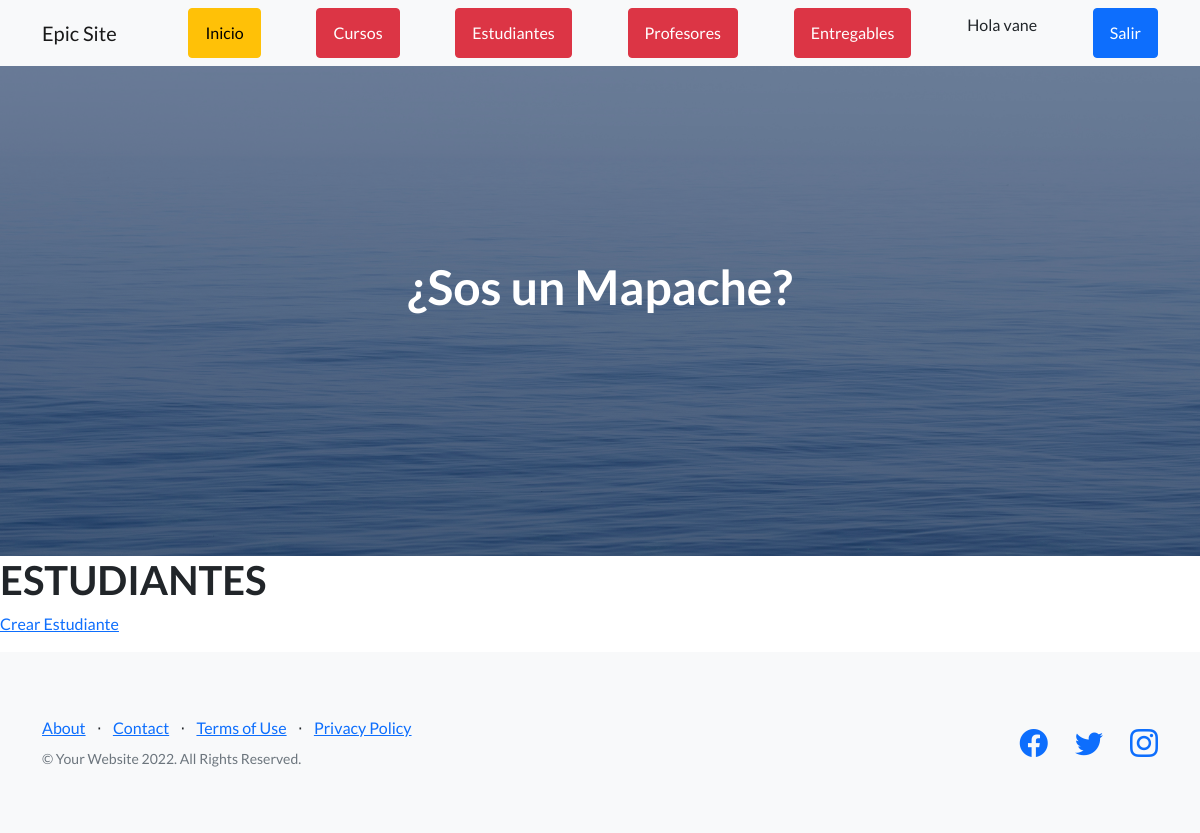
/AppCoder/estudiante/list/ (signed in), run on an earlier commit of the app's database.
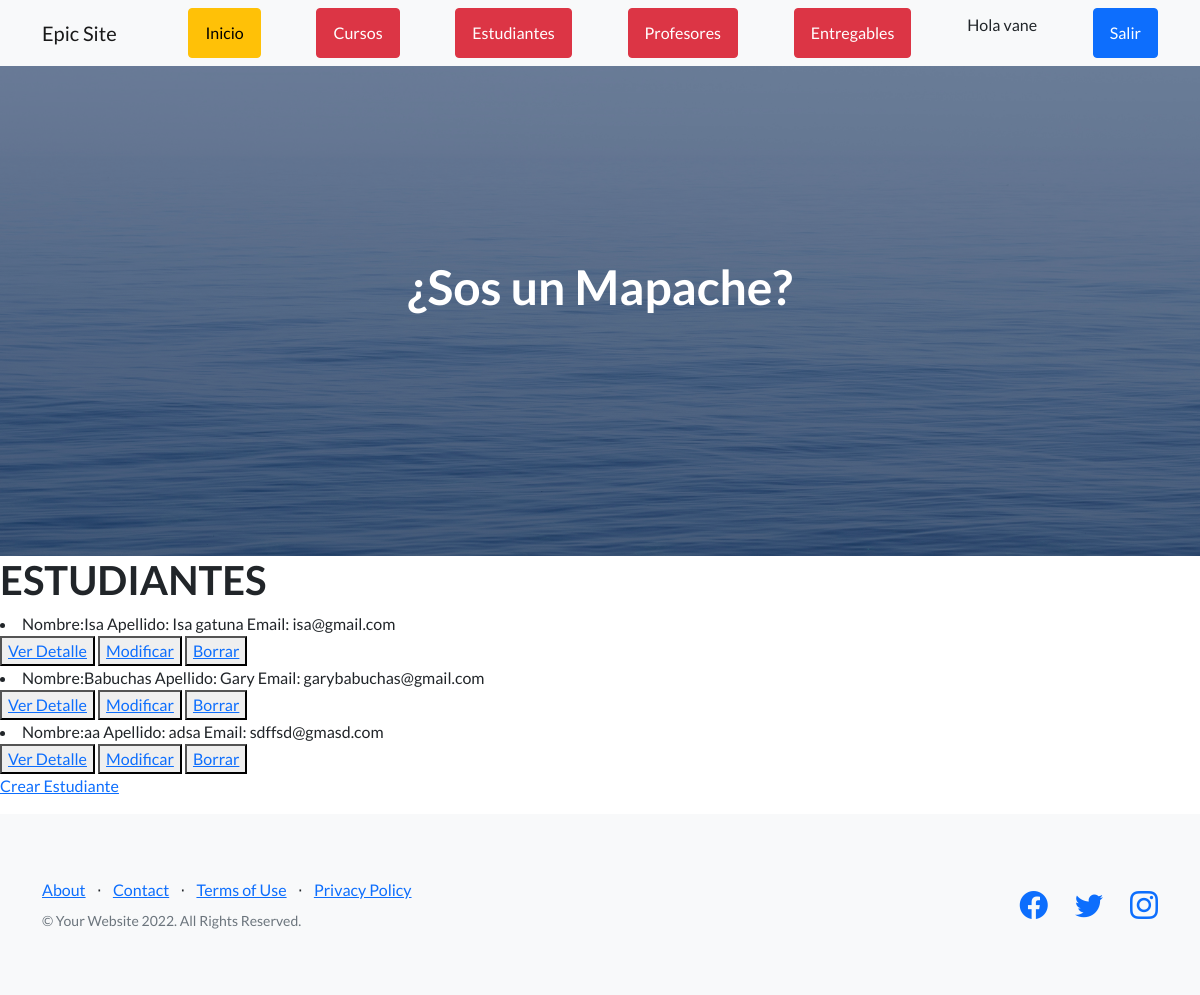
And on a later commit of the database.
### AppCoder/models.py (models this page shows)
class Estudiante(models.Model):
    nombre= models.CharField(max_length=50)
    apellido = models.CharField(max_length=50)
    email = models.CharField(max_length=50)
    def __str__(self):
        return "Nombre:" +(self.nombre)+" Apellido: "+str(self.apellido)+" Email: "+(self.email)

### AppCoder/views.py (the view)
# urls.py: path('estudiante/list/',EstudianteList.as_view(), name='estudiante_listar'),
class EstudianteList(LoginRequiredMixin, ListView):
    model = Estudiante
    template_name = 'AppCoder/estudiante_list.html'

### AppCoder/templates/AppCoder/estudiante_list.html
{% extends "AppCoder/padre.html" %}
{% load static %}
{% block contenidoQueCambia %}
<h1>ESTUDIANTES</h1>
{% for estudiante in object_list %}
<li>{{estudiante}}</li>
<button>
    <a href="{% url 'estudiante_detalle' estudiante.id %}">Ver Detalle</a>
</button>
<button>
    <a href="{% url 'estudiante_editar' estudiante.id %}">Modificar</a>
</button>
<button>
    <a href="{% url 'estudiante_borrar' estudiante.id %}">Borrar</a>
</button>
{% endfor %}
<p>
    <a href="{% url 'estudiante_crear' %}">Crear Estudiante</a>
</p>
{% endblock %}

### AppCoder/templates/AppCoder/padre.html (shortened to what this page needs)
<!DOCTYPE html>
<html lang="en">
    <head>
        {% load static %}
        <link href="https://cdn.jsdelivr.net/npm/bootstrap-icons@1.5.0/font/bootstrap-icons.css" rel="stylesheet" type="text/css" />
        <link href="{% static 'AppCoder/css/styles.css' %}" rel="stylesheet" />
    </head>
    <body>
        <nav class="navbar navbar-light bg-light static-top">
            <div class="container">
                <a class="navbar-brand" href="#!">Epic Site</a>
                <a class="btn btn-warning" href="{% url 'inicio' %}">Inicio</a>
                <a class="btn btn-danger" href="{% url 'cursos' %}">Cursos</a>
                <a class="btn btn-danger" href="{% url 'estudiante_listar' %}">Estudiantes</a>
                <a class="btn btn-danger" href="{% url 'profesores' %}">Profesores</a>
                <a class="btn btn-danger" href="{% url 'entregables' %}">Entregables</a>
                {% if not request.user.is_authenticated %}
                <a class="btn btn-primary" href="#signup">Entrar</a>
                {% else %}
                <p>Hola {{user}}</p>
                <a class="btn btn-primary" href="#signup">Salir</a>
                {% endif %}
            </div>
        </nav>
        <header class="masthead">
            <div class="container position-relative">
                <div class="row justify-content-center">
                    <div class="col-xl-6">
                        <div class="text-center text-white">
                            <h1 class="mb-5">¿Sos un Mapache?</h1>
                        </div>
                    </div>
                </div>
            </div>
        </header>
        {% block contenidoQueCambia %}
        {% endblock %}
        <footer class="footer bg-light">
            <div class="container">
                <div class="row">
                    <div class="col-lg-6 h-100 text-center text-lg-start my-auto">
                        <ul class="list-inline mb-2">
                            <li class="list-inline-item"><a href="#!">About</a></li>
                            <li class="list-inline-item">⋅</li>
                            <li class="list-inline-item"><a href="#!">Contact</a></li>
                            <li class="list-inline-item">⋅</li>
                            <li class="list-inline-item"><a href="#!">Terms of Use</a></li>
                            <li class="list-inline-item">⋅</li>
                            <li class="list-inline-item"><a href="#!">Privacy Policy</a></li>
                        </ul>
                        <p class="text-muted small mb-4 mb-lg-0">&copy; Your Website 2022. All Rights Reserved.</p>
                    </div>
                    <div class="col-lg-6 h-100 text-center text-lg-end my-auto">
                        <ul class="list-inline mb-0">
                            <li class="list-inline-item me-4">
                                <a href="#!"><i class="bi-facebook fs-3"></i></a>
                            </li>
                            <li class="list-inline-item me-4">
                                <a href="#!"><i class="bi-twitter fs-3"></i></a>
                            </li>
                            <li class="list-inline-item">
                                <a href="#!"><i class="bi-instagram fs-3"></i></a>
                            </li>
                        </ul>
                    </div>
                </div>
            </div>
        </footer>
    </body>
</html>

What changed in the data, as far as the page shows it:
added Estudiante: nombre+apellido+email "Nombre:Isa Apellido: Isa gatuna Email: isa@gmail.com"
added Estudiante: nombre+apellido+email "Nombre:Babuchas Apellido: Gary Email: garybabuchas@gmail.com"
added Estudiante: nombre+apellido+email "Nombre:aa Apellido: adsa Email: sdffsd@gmasd.com"
